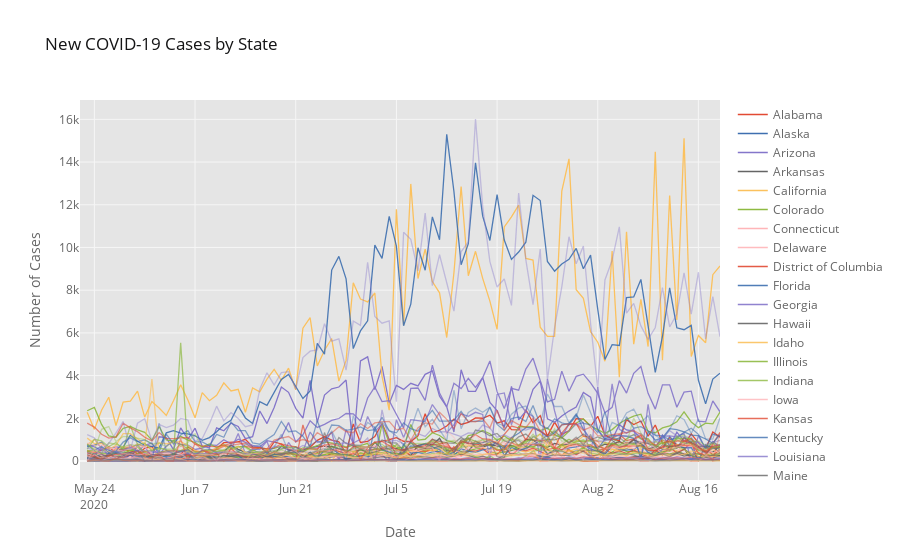

Write notebook code for a chart like this one.
### Markdown cell above
## Plot line graphs of new daily case loads and deaths

Plot daily cases

### Code cell
today = str(datetime.today().strftime("%m/%d/%Y")) # print string of today's date

states_daily_confirmed.iplot(kind='lines', theme='ggplot', connectgaps=True, asFigure=True,
    title='New COVID-19 Cases by State', yaxis_title='Number of Cases', xaxis_title='Date')
